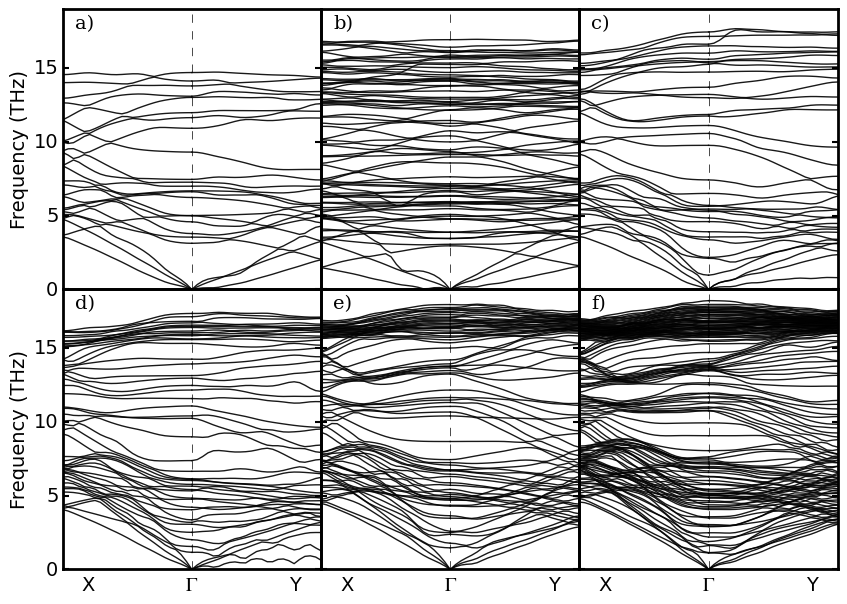

Generate this figure with Python:
# -*- coding: utf-8 -*-
# @Author: YangZhou
# @Date:   2017-06-15 16:27:39
# @Last Modified by:   YangZhou
# @Last Modified time: 2017-06-21 16:06:51
from aces.tools import *
from aces.graph import fig, setLegend, pl, fit
import numpy as np

vs = np.array('2l1,2l2,3l1,4l1,6l1,10l1'.split(',')).reshape([2, 3])
ch = 'abcdef'
text_style = dict(
    horizontalalignment='left',
    verticalalignment='center',
    fontsize=14,
    fontdict={'family': 'serif'})
import matplotlib
matplotlib.rcParams['xtick.major.width'] = 0
with fig('bands.eps'):
    fi, axes = pl.subplots(2, 3, sharex=True, sharey=True, figsize=(10, 7))
    for i in range(2):
        for j in range(3):
            label = ch[i * 3 + j] + ")"
            v = vs[i, j]
            file = "multisi_phonon/" + v
            y = np.loadtxt(file, skiprows=2)
            k = y[:, 3]
            fq = y[:, 4:]
            m = fq.shape[1]
            # for mi in range(m):
            G1 = 0.707107
            X = 1.20711
            Y = 1.91421
            G2 = 2.41421
            LX = X - G1
            LY = G2 - Y
            L = LX + LY
            fil = (k > G1 - 0.02) * (k < X + 0.02)  # G->X
            axes[i, j].plot(
                X - k[fil][::-1], fq[fil][::-1], color='k', alpha=0.9)
            fil = (k > Y - 0.02) * (k < G2 + 0.02)  # Y->G
            axes[i, j].plot(
                G2 - k[fil][::-1] + LX, fq[fil][::-1], color='k', alpha=0.9)
            axes[i, j].text(
                .05, .95, label, transform=axes[i, j].transAxes, **text_style)
            axes[i, j].set_xticks([])
            # axes[i,j].set_xlim([0,2.41421])
            # axes[i,j].set_xlim([0,L])
            axes[i, j].set_ylim([0, 19])
            # t=(0+0.1,0.707107,1.20711,1.91421,2.41421-0.1);
            # labels=("K",r"$\Gamma$","X","Y",r"$\Gamma$")
            t = (0 + 0.1, LX, L - 0.1)
            labels = ("X", r"$\Gamma$", "Y")
            if j == 0:
                axes[i, j].set_ylabel("Frequency (THz)")
            if i == 0:
                labels = [''] * len(labels)
            pl.xticks(t, labels)
            for ti, tt in enumerate(t):
                if ti == 0 or ti == len(t) - 1:
                    continue
                axes[i, j].axvline(
                    x=tt, linestyle='--', linewidth=.5, color='black')
    fi.subplots_adjust(
        left=None, bottom=None, right=None, top=None, wspace=0, hspace=0)
